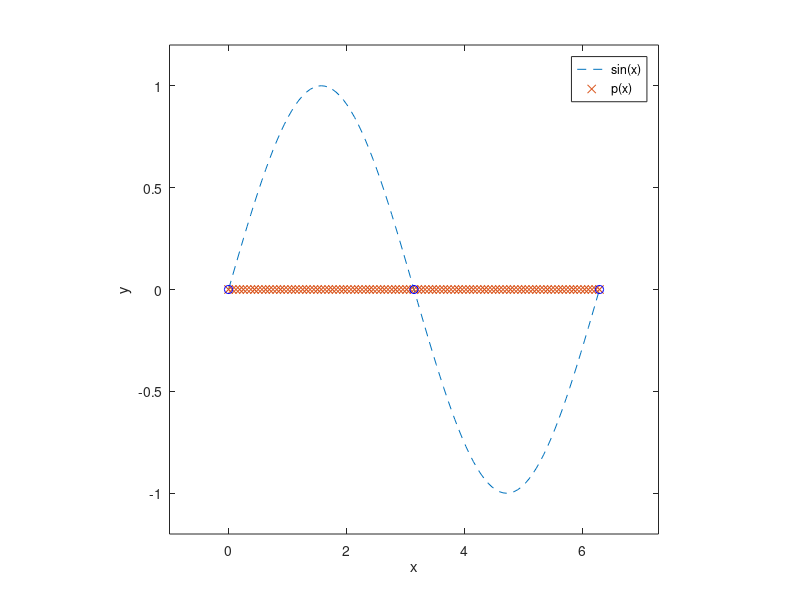

The MATLAB source for this figure:
%Grafiquemos la función seno en [0,2pi]
x=0:2*pi/100:2*pi;
y_f=sin(x);
y_L=0.*x;
plot(x,y_f,'--',x,y_L,'x'); hold on;
plot(0,0,'bo',pi,0,'bo',2*pi,0,'bo'); hold on;
axis square; axis([-1 2*pi+1 -1.2 1.2]);
legend('sin(x)','p(x)');
xlabel('x'); ylabel('y');